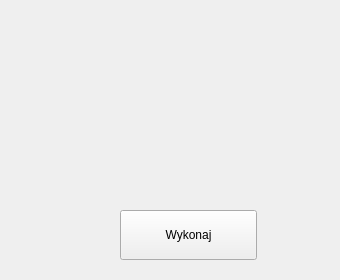
<?xml version="1.0" encoding="UTF-8"?>
<ui version="4.0">
 <class>Form</class>
 <widget class="QWidget" name="Form">
  <property name="geometry">
   <rect>
    <x>0</x>
    <y>0</y>
    <width>340</width>
    <height>280</height>
   </rect>
  </property>
  <property name="windowTitle">
   <string>Form</string>
  </property>
  <widget class="QPushButton" name="pushButton_BW">
   <property name="geometry">
    <rect>
     <x>120</x>
     <y>210</y>
     <width>137</width>
     <height>50</height>
    </rect>
   </property>
   <property name="sizePolicy">
    <sizepolicy hsizetype="Minimum" vsizetype="Fixed">
     <horstretch>0</horstretch>
     <verstretch>0</verstretch>
    </sizepolicy>
   </property>
   <property name="minimumSize">
    <size>
     <width>50</width>
     <height>50</height>
    </size>
   </property>
   <property name="text">
    <string>Wykonaj</string>
   </property>
  </widget>
 </widget>
 <resources/>
 <connections/>
</ui>
